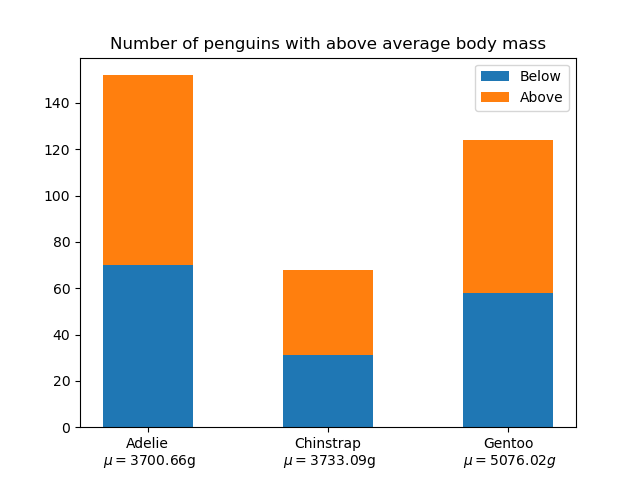

The script that drew this image:
# 引入所需库
import matplotlib.pyplot as plt
import numpy as np

# 创建数据
species = (
    "Adelie\n $\\mu=$3700.66g",
    "Chinstrap\n $\\mu=$3733.09g",
    "Gentoo\n $\\mu=5076.02g$",
)
weight_counts = {
    "Below": np.array([70, 31, 58]),
    "Above": np.array([82, 37, 66]),
}
width = 0.5

fig, ax = plt.subplots()
bottom = np.zeros(3)

# 绘制条形图
for boolean, weight_count in weight_counts.items():
    p = ax.bar(species, weight_count, width, label=boolean, bottom=bottom)
    bottom += weight_count
# 设置图表标题和轴标签
ax.set_title("Number of penguins with above average body mass")
ax.legend(loc="upper right")

plt.show()
